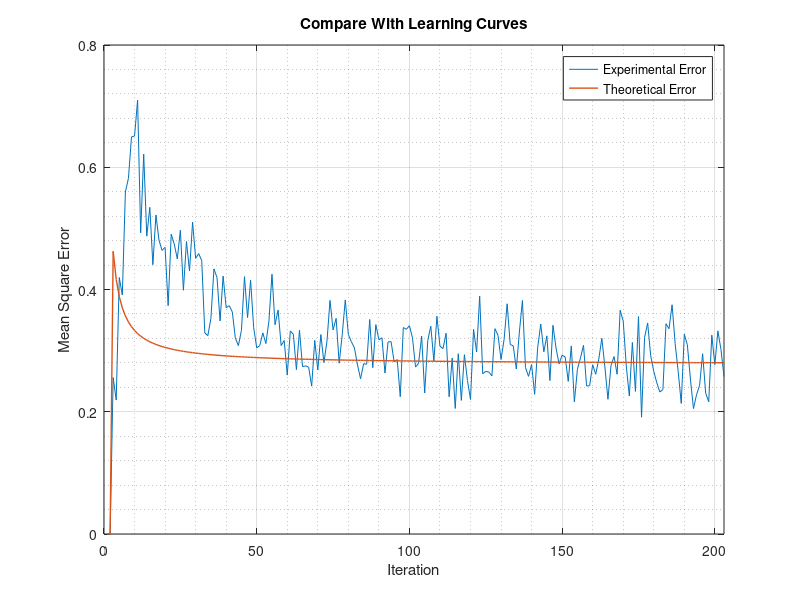

This chart was generated by the following MATLAB code:
function function_10_9
% 6880 
% Zeyu Liu
% 2/18/2020
% Adaptive filter theory 5 edition 

% 10.9(d)(e)
N = 200;
nums = 100;
a1 = 0.1; % AR parameter
a2 = -0.8;
NV = 0.2775; % Noise variance from the 6.17(a),perivous homework5.
SDV = sqrt(NV);
mu = 0.05;
lambda = 0.99;
delta = 20;% delta choose small positive constant for high SNR
           % choose large when low SNR
u = zeros(N+3,1); % input data stream
e = zeros(N+3,1); % error between prediction and results
% e1 = zeros(N+3,1); % error between weight and AR parameter 1
% e2 = zeros(N+3,1); % error between weight and AR parameter 1
J = zeros(N+3,1);  % experiment error
JJ = zeros(N+3,1); % theoretical error

for k = 1:nums
    P = delta^(-1)*eye(2); % reset the P(0) every Montecarlo
    W = zeros(2,N+3); % reset weights to zero every Montecarlo
    for n = 3:N+3
        u(n) = a1*u(n-1)+a2*u(n-2)+randn(1)*SDV;
        U = [u(n-1);u(n-2)];
        % e1(n) = a1-W(1,n-1);
        % e2(n) = a2-W(2,n-1);
        kappa = lambda^(-1)*P*U/(1+lambda^(-1)*U'*P*U);
        e(n) = u(n)-W(1,n-1)*u(n-1)-W(2,n-1)*u(n-2);
        W(:,n)=W(:,n-1)+kappa*e(n);
        P = lambda^(-1)*P-lambda^(-1)*kappa*U'*P; %update weights per RLS
    end
    J = J+e.^2;
end
J = J/nums; % experiment error
for n = 3:N+3
    JJ(n) = NV+(2/n)*NV; % theoretical error, from the book function(10.68),M=2
end
x = 1:N+3;

%(d)(e)
subplot(1,1,1)
plot(x,J,x,JJ,'linewidth',1);xlim([0 N+3])
legend('Experimental Error','Theoretical Error')
title('Compare With Learning Curves') 
xlabel('Iteration') 
ylabel('Mean Square Error')
grid on
grid minor



